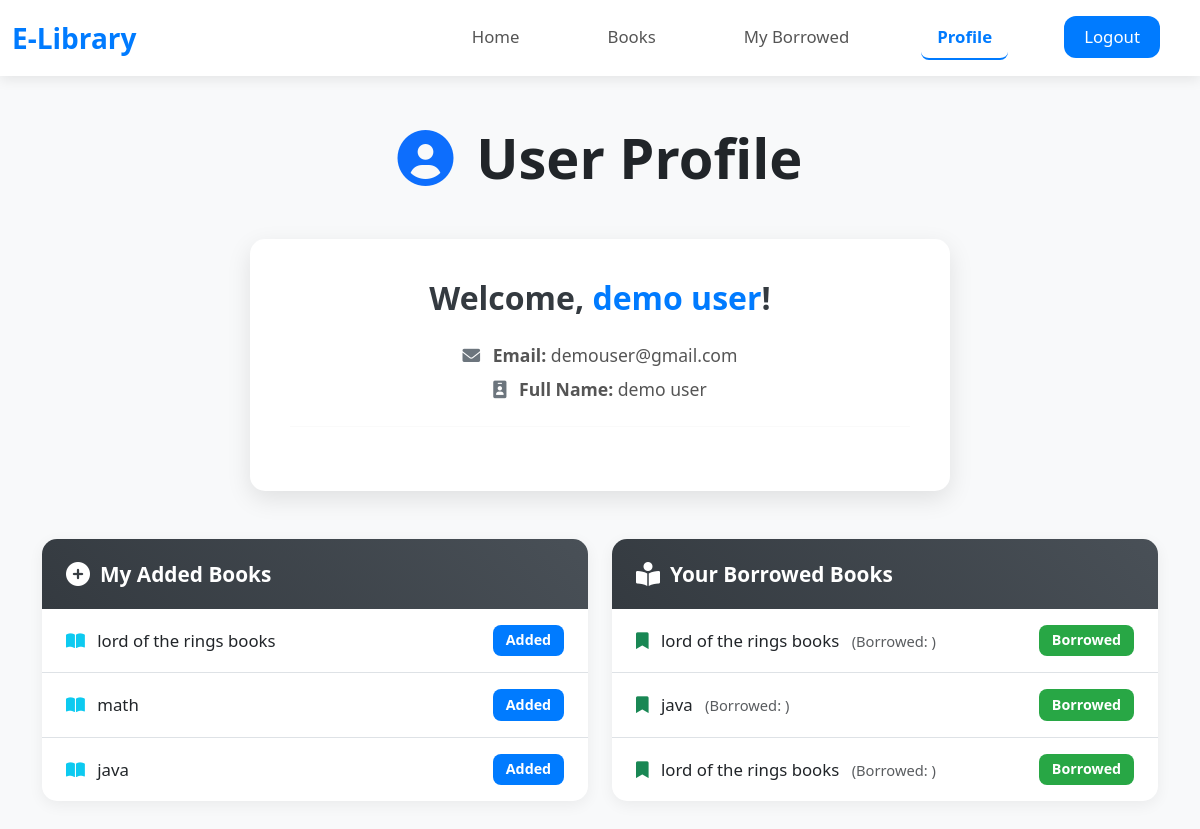
The app's page /profile/ (signed in) with its own data.
### library/models.py (models this page shows, shortened)
class Book(models.Model):
    title = models.CharField(max_length=255)
    author = models.CharField(max_length=255)
    category = models.CharField(max_length=100)
    pages = models.PositiveIntegerField()
    total_copies = models.PositiveIntegerField(default=1)
    available_copies = models.PositiveIntegerField(default=1)
    created_at = models.DateTimeField(auto_now_add=True)
    added_by_id = models.IntegerField(default=0)

class Transaction(models.Model):
    STATUS_CHOICES = [
        ('borrowed', 'Borrowed'),
        ('returned', 'Returned'),
    ]
    user = models.ForeignKey(User, on_delete=models.CASCADE) #who borrowed the book.
    book = models.ForeignKey(Book, on_delete=models.CASCADE)# Which book was borrowed.
    borrowed_date = models.DateField(default=timezone.now)
    due_date = models.DateField() # Set days when borrowing
    returned_date = models.DateField(null=True, blank=True)
    status = models.CharField(max_length=10, choices=STATUS_CHOICES, default='borrowed')

### library/views.py (the view)
# urls.py: path('profile/', views.profile, name='profile'),
@login_required
def profile(request):
    user = request.user  # current logged-in user
    my_added_books = Book.objects.filter(added_by_id=user.id)
    your_borrowed_books = Transaction.objects.filter(book__added_by_id=user.id, status='borrowed')
    return render(request, 'library/profile.html', {'user': user , 'my_books': my_added_books , 'borrowed_books': your_borrowed_books})

### library/templates/library/profile.html (shortened to what this page needs)
{% include "base.html" %}
{% load static %}
{% block content %}
<div class="container profile-container">
  <h2 class="mb-5 text-center display-4 fw-bold text-dark">
    <i class="fas fa-user-circle text-primary me-2"></i> User Profile
  </h2>
  <div class="profile-card mx-auto" style="max-width: 700px;">
    <div class="card-body text-center">
      <h4 class="card-title mb-4">
        Welcome, <span class="text-primary fw-bold">{{ user.first_name|default:"Dear" }} {{ user.last_name|default:"User" }}</span>!
      </h4>
      <p class="card-text mb-2">
        <i class="fas fa-envelope me-2 text-secondary"></i> <strong>Email:</strong> {{ user.username }}
      </p>
      {% if user.first_name and user.last_name %}
      <p class="card-text">
        <i class="fas fa-id-badge me-2 text-secondary"></i> <strong>Full Name:</strong> {{ user.first_name }} {{ user.last_name }}
      </p>
      {% endif %}
      <hr>
    </div>
  </div>
  <div class="row mt-5">
    <div class="col-lg-6 mb-4">
      <div class="book-section-card h-100">
        <div class="card-header">
          <i class="fas fa-plus-circle"></i> My Added Books
        </div>
        <ul class="list-group list-group-flush">
          {% for book in my_books %}
            <li class="list-group-item d-flex justify-content-between align-items-center">
              <div>
                <i class="fas fa-book-open me-2 text-info"></i> {{ book.title }}
              </div>
              <span class="badge bg-primary">Added</span>
            </li>
          {% empty %}
            <li class="list-group-item text-muted">
              <i class="fas fa-info-circle me-2"></i> No books added by you yet.
            </li>
          {% endfor %}
        </ul>
      </div>
    </div>
    <div class="col-lg-6 mb-4">
      <div class="book-section-card h-100">
        <div class="card-header">
          <i class="fas fa-book-reader"></i> Your Borrowed Books
        </div>
        <ul class="list-group list-group-flush">
          {% for transaction in borrowed_books %}
            <li class="list-group-item d-flex justify-content-between align-items-center">
              <div>
                <i class="fas fa-bookmark me-2 text-success"></i> {{ transaction.book.title }}
                <small class="text-muted ms-2">(Borrowed: {{ transaction.borrow_date|date:"M d, Y" }})</small>
              </div>
              <span class="badge bg-success">Borrowed</span>
            </li>
          {% empty %}
            <li class="list-group-item text-muted">
              <i class="fas fa-info-circle me-2"></i> You haven't borrowed any books yet.
            </li>
          {% endfor %}
        </ul>
      </div>
    </div>
  </div>
</div>
<link rel="stylesheet" href="https://cdnjs.cloudflare.com/ajax/libs/font-awesome/6.0.0-beta3/css/all.min.css">
{% endblock %}

### library/templates/library/profile.html (style rules this page uses)
body { background-color: #f8f9fa; }
.profile-container { padding-top: 3rem; padding-bottom: 3rem; }
.profile-card { background: #ffffff; border-radius: 15px; box-shadow: 0 8px 25px rgba(0,0,0,0.1); padding: 2.5rem; margin-bottom: 2.5rem; border: none; }
.profile-card h4 { font-size: 2rem; font-weight: 700; color: #343a40; }
.profile-card .text-primary { color: #007bff !important; }
.profile-card p { font-size: 1.1rem; color: #555; }
.profile-card hr { margin-top: 1.5rem; margin-bottom: 1.5rem; border-top: 1px solid rgba(0,0,0,.08); }
.book-section-card { border-radius: 15px; box-shadow: 0 4px 15px rgba(0,0,0,0.06); border: none; overflow: hidden; }
.book-section-card .card-header { background: linear-gradient(45deg, #343a40, #495057); color: #ffffff; padding: 1.2rem 1.5rem; font-size: 1.3rem; font-weight: 600; border-bottom: none; display: flex; align-items: center; }
.book-section-card .card-header i { margin-right: 10px; font-size: 1.5rem; }
.list-group-item { font-size: 1.05rem; padding: 1rem 1.5rem; border-left: none; border-right: none; }
.list-group-item:last-child { border-bottom-left-radius: 15px; border-bottom-right-radius: 15px; }
.list-group-item:first-child { border-top: none; }
.badge { padding: .6em .9em; font-size: .85em; border-radius: .5rem; }
.badge.bg-primary { background-color: #007bff !important; }
.badge.bg-success { background-color: #28a745 !important; }
.list-group-flush .list-group-item { border-width: 0 0 1px; }

### records on screen
Book: title "lord of the rings books"
Book: title "math"
Book: title "java"

### other values on screen
{{ user.first_name|default:"Dear" }} "demo"
{{ user.last_name|default:"User" }} "user"
{{ user.username }} "demouser@gmail.com"
{{ user.first_name }} "demo"
{{ user.last_name }} "user"
